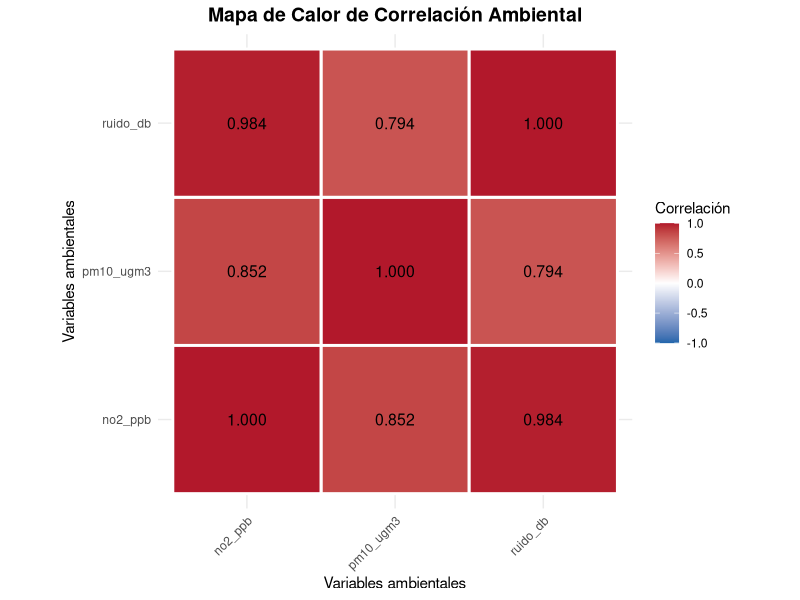
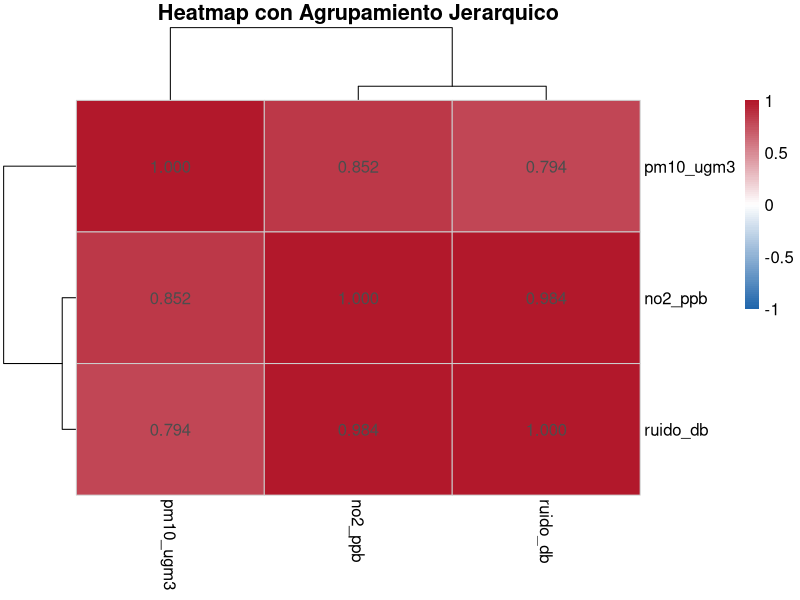
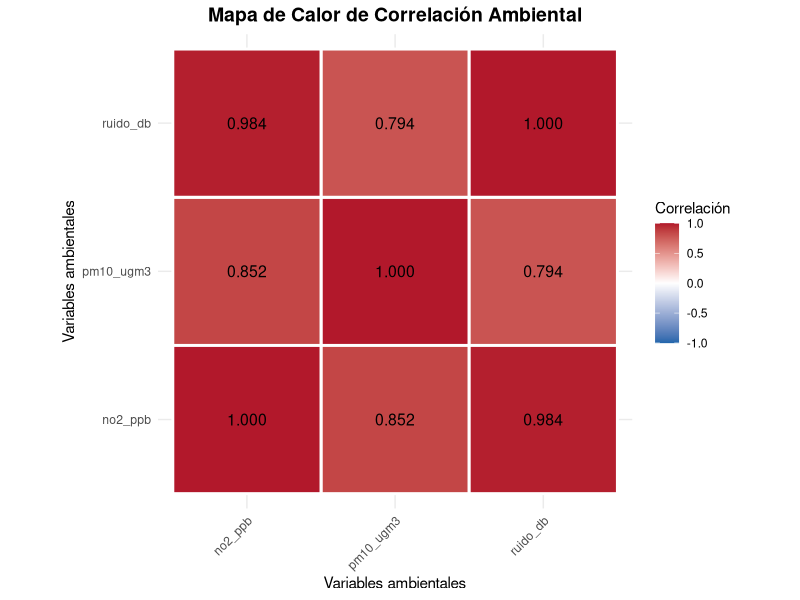
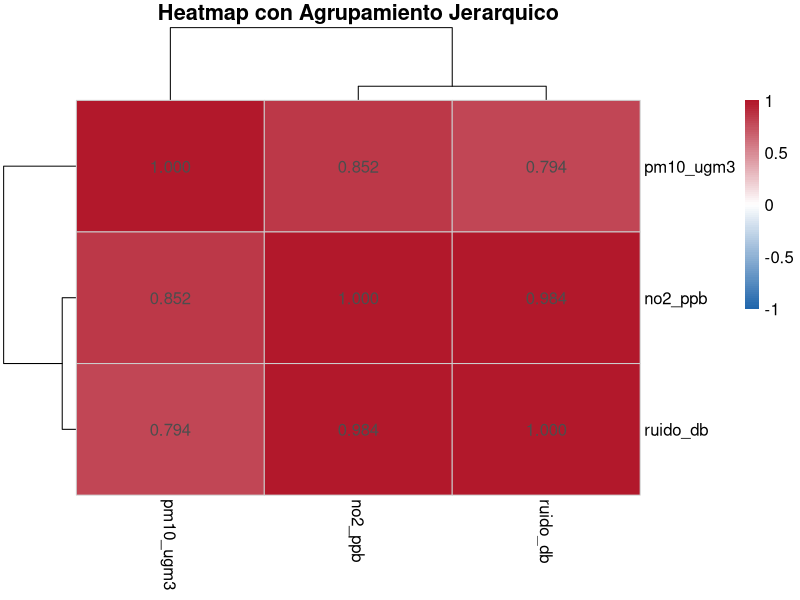

Source code (R) for these figures, in order: (Note: this script raises an error after producing the figures.)
# PASO 9: RECONSTRUIR EL DATASET DEL TEMA 9


library(tidyverse)

# Crear el dataset original
datos <- data.frame(
  estacion = c(
    "Centro",
    "San Jerónimo",
    "Wanchaq",
    "San Sebastián",
    "Poroy"
  ),
  
  pm10_ugm3 = c(45, 28, 62, 35, NA),
  
  no2_ppb = c(
    18.2, 12.5, 25.4, 15.0, 9.8
  ),
  
  ruido_db = c(72, 58, 81, 65, 52)
)

# Establecer nombres de filas
rownames(datos) <- datos$estacion

# Seleccionar variables numéricas
datos_numericos <- datos %>%
  select(pm10_ugm3, no2_ppb, ruido_db)

# Imputar valores faltantes con la mediana
for (col in names(datos_numericos)) {
  
  mediana <- median(
    datos_numericos[[col]],
    na.rm = TRUE
  )
  
  datos_numericos[[col]][
    is.na(datos_numericos[[col]])
  ] <- mediana
}

# Construir matriz de correlación
matriz_corr <- cor(
  datos_numericos,
  method = "pearson"
)

# Mostrar resultados
cat("DATASET LIMPIO:\n")
print(datos_numericos)

cat("\nMATRIZ DE CORRELACIÓN:\n")
print(round(matriz_corr, 4))






# PASO 10: CONVERTIR LA MATRIZ A FORMATO LARGO

corr_larga <- as.data.frame(matriz_corr) %>%
  rownames_to_column(var = "variable_fila") %>%
  pivot_longer(
    cols = -variable_fila,
    names_to = "variable_columna",
    values_to = "correlacion"
  )

# Mostrar los datos en formato largo
print(corr_larga)

# Imprimir número de filas
cat(
  "\nNúmero de filas:",
  nrow(corr_larga),
  "\n"
)

# Verificar número de variables al cuadrado
cat(
  "Número esperado:",
  ncol(matriz_corr)^2,
  "\n"
)









# PASO 11: HEATMAP CON GGPLOT2

grafico <- ggplot(
  corr_larga,
  aes(
    x = variable_columna,
    y = variable_fila,
    fill = correlacion
  )
) +
  
  # Crear los cuadros del mapa de calor
  geom_tile(
    color = "white",
    linewidth = 1
  ) +
  
  # Mostrar los valores de correlación
  geom_text(
    aes(label = sprintf("%.3f", correlacion)),
    color = "black",
    size = 4
  ) +
  
  # Escala de colores divergente
  scale_fill_gradient2(
    low = "#2166AC",
    mid = "white",
    high = "#B2182B",
    midpoint = 0,
    limits = c(-1, 1),
    name = "Correlación"
  ) +
  
  # Títulos y etiquetas
  labs(
    title = "Mapa de Calor de Correlación Ambiental",
    x = "Variables ambientales",
    y = "Variables ambientales"
  ) +
  
  # Mantener las proporciones de los cuadros
  coord_fixed() +
  
  # Diseño del gráfico
  theme_minimal() +
  
  theme(
    plot.title = element_text(
      hjust = 0.5,
      face = "bold",
      size = 14
    ),
    
    axis.text.x = element_text(
      angle = 45,
      hjust = 1
    )
  )

# Mostrar gráfico
print(grafico)

# Guardar imagen
ggsave(
  filename = "heatmap_pheatmap_sin_agrupar.png",
  plot = grafico,
  width = 8,
  height = 6,
  dpi = 300
)

#TAREA 3
# =====================================================
# PASO 13: HEATMAP CON AGRUPAMIENTO JERARQUICO
# =====================================================

library(pheatmap)

# Paleta de colores
colores <- colorRampPalette(
  c("#2166AC", "white", "#B2182B")
)(100)

# Crear y mostrar el grafico
grafico_agrupado <- pheatmap(
  matriz_corr,
  
  color = colores,
  breaks = seq(-1, 1, length.out = 101),
  
  display_numbers = TRUE,
  number_format = "%.3f",
  
  cluster_rows = TRUE,
  cluster_cols = TRUE,
  
  fontsize = 12,
  fontsize_number = 12,
  
  border_color = "gray80",
  
  main = "Heatmap con Agrupamiento Jerarquico"
)

# Guardar el grafico como imagen PNG
png(
  "heatmap_pheatmap_agrupado.png",
  width = 2400,
  height = 1800,
  res = 300
)

grid::grid.newpage()
grid::grid.draw(grafico_agrupado$gtable)

dev.off()

# ============================================================
# PASO 14: HEATMAP SIN AGRUPAMIENTO JERARQUICO
# ============================================================

# Construir heatmap sin agrupamiento
pheatmap(
  matriz_corr,
  
  # Mantener la misma escala de colores
  color = colores,
  breaks = cortes,
  
  # Mostrar valores numericos
  display_numbers = TRUE,
  number_format = "%.3f",
  
  # Personalizacion
  fontsize = 12,
  fontsize_number = 12,
  fontsize_row = 11,
  fontsize_col = 11,
  
  border_color = "gray80",
  
  # Desactivar agrupamiento jerarquico
  cluster_rows = FALSE,
  cluster_cols = FALSE,
  
  # Titulo
  main = "Correlacion Ambiental sin Agrupamiento Jerarquico",
  
  # Guardar imagen
  filename = "heatmap_pheatmap_sin_agrupar.png",
  
  width = 8,
  height = 6
)
